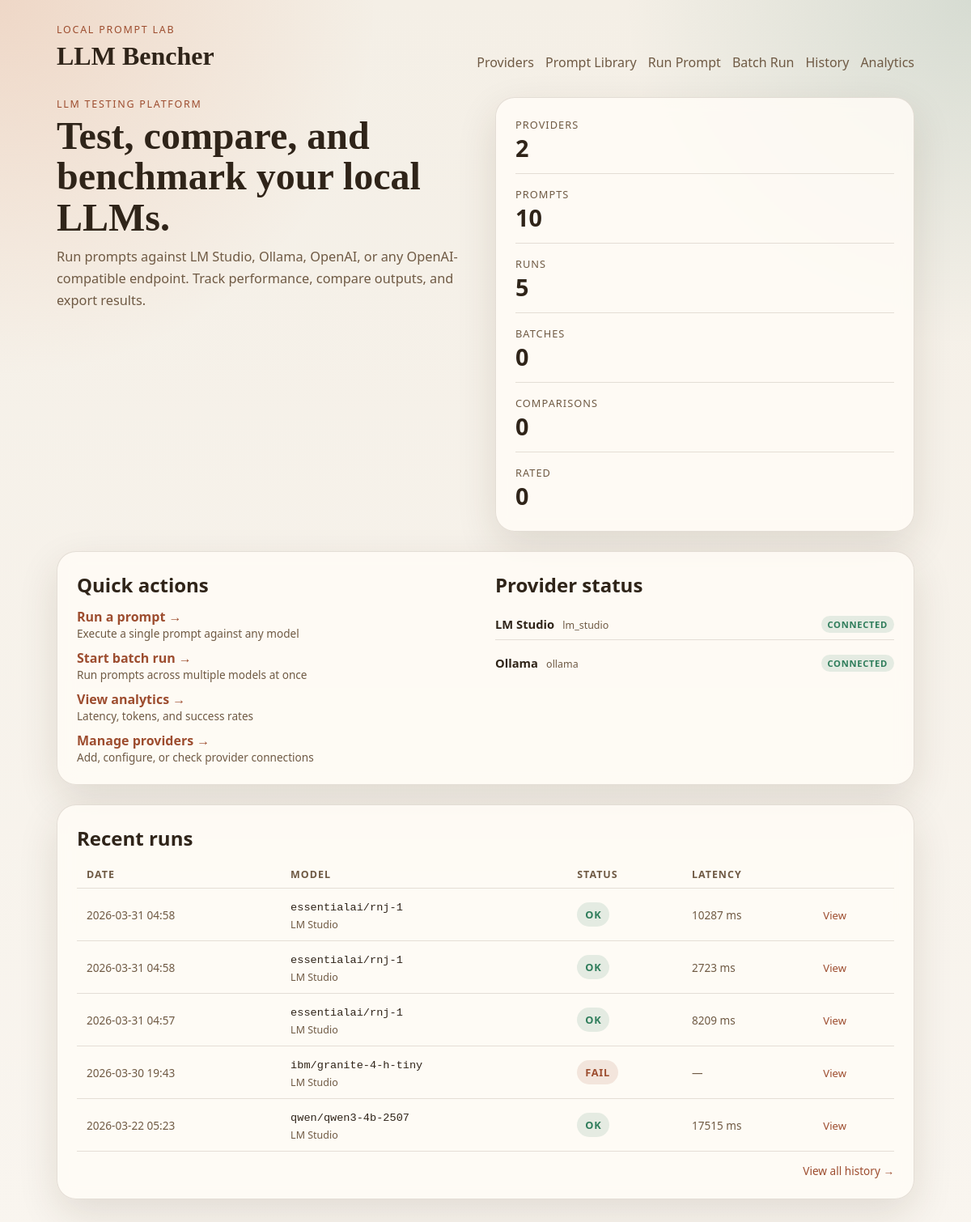
Before: / with the older database file.
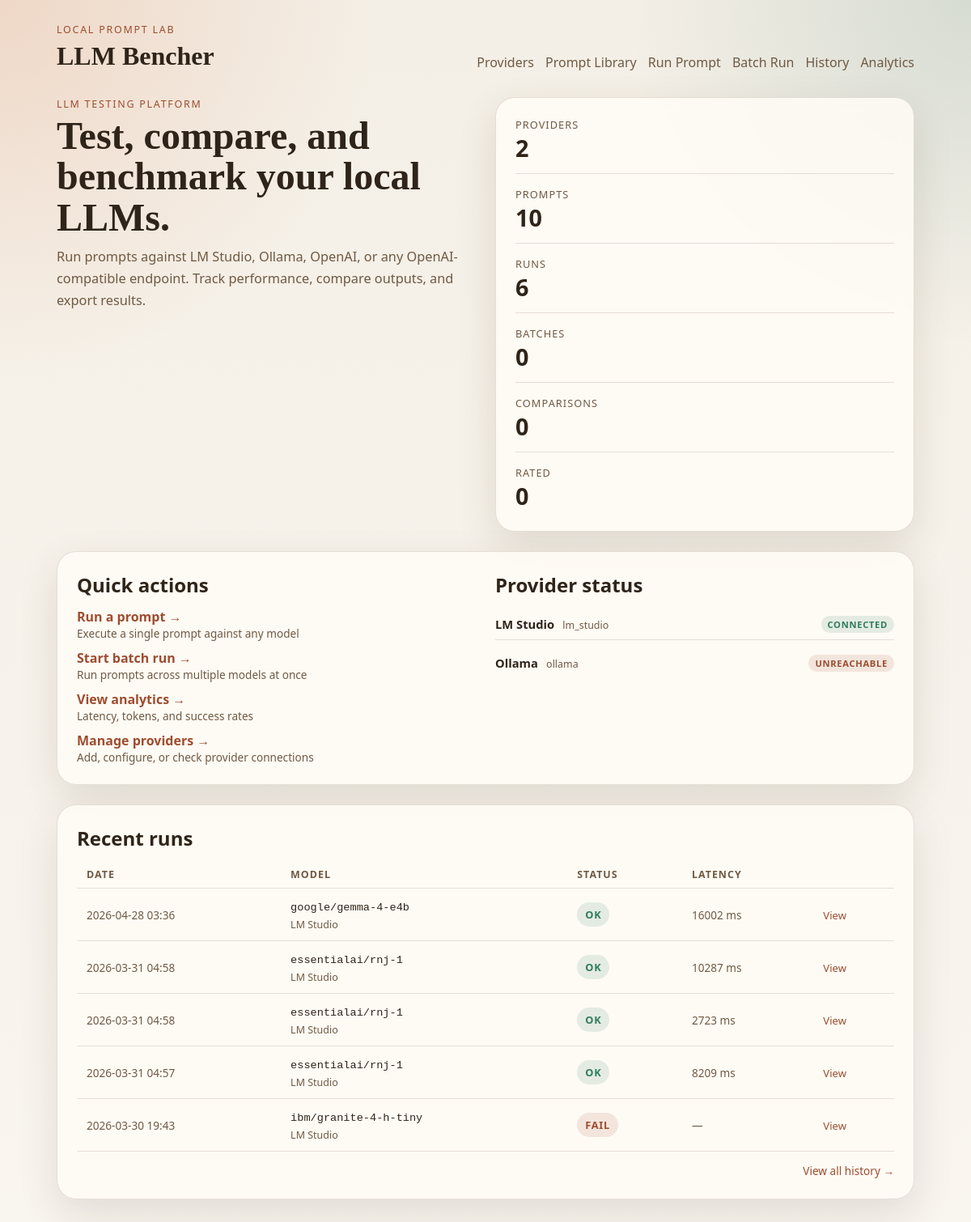
After: the same page with the newer database file.
### llm_bencher/models.py (models this page shows)
class TimestampMixin:
    created_at: Mapped[datetime] = mapped_column(
        DateTime(timezone=True),
        default=utc_now,
        nullable=False,
    )
    updated_at: Mapped[datetime] = mapped_column(
        DateTime(timezone=True),
        default=utc_now,
        onupdate=utc_now,
        nullable=False,
    )

class Provider(TimestampMixin, Base):
    __tablename__ = "providers"
    id: Mapped[int] = mapped_column(Integer, primary_key=True)
    slug: Mapped[str] = mapped_column(String(50), unique=True, nullable=False)
    name: Mapped[str] = mapped_column(String(100), nullable=False)
    kind: Mapped[ProviderKind] = mapped_column(Enum(ProviderKind), nullable=False)
    base_url: Mapped[str] = mapped_column(String(255), nullable=False)
    api_key: Mapped[str | None] = mapped_column(String(255))
    is_enabled: Mapped[bool] = mapped_column(Boolean, default=True, nullable=False)
    is_default: Mapped[bool] = mapped_column(Boolean, default=False, nullable=False)
    is_connected: Mapped[bool] = mapped_column(Boolean, default=False, nullable=False)
    last_health_check_at: Mapped[datetime | None] = mapped_column(DateTime(timezone=True))
    last_error: Mapped[str | None] = mapped_column(Text)
    models: Mapped[list["ProviderModel"]] = relationship(
        back_populates="provider",
        cascade="all, delete-orphan",
    )
    runs: Mapped[list["Run"]] = relationship(back_populates="provider")

class Run(TimestampMixin, Base):
    __tablename__ = "runs"
    id: Mapped[int] = mapped_column(Integer, primary_key=True)
    provider_id: Mapped[int] = mapped_column(ForeignKey("providers.id"), nullable=False)
    provider_model_id: Mapped[int | None] = mapped_column(ForeignKey("provider_models.id"))
    prompt_id: Mapped[int | None] = mapped_column(ForeignKey("prompt_definitions.id"))
    batch_id: Mapped[int | None] = mapped_column(ForeignKey("batch_runs.id"))
    status: Mapped[RunStatus] = mapped_column(
        Enum(RunStatus),
        default=RunStatus.PENDING,
        nullable=False,
    )
    model_identifier: Mapped[str] = mapped_column(String(255), nullable=False)
    model_name: Mapped[str | None] = mapped_column(String(255))
    system_prompt: Mapped[str | None] = mapped_column(Text)
    user_prompt: Mapped[str] = mapped_column(Text, nullable=False)
    template_inputs: Mapped[dict[str, Any]] = mapped_column(JSON, default=dict, nullable=False)
    temperature: Mapped[float | None] = mapped_column(Float)
    max_tokens: Mapped[int | None] = mapped_column(Integer)
    started_at: Mapped[datetime | None] = mapped_column(DateTime(timezone=True))
    completed_at: Mapped[datetime | None] = mapped_column(DateTime(timezone=True))
    failure_message: Mapped[str | None] = mapped_column(Text)
    provider: Mapped["Provider"] = relationship(back_populates="runs")
    provider_model: Mapped["ProviderModel"] = relationship(back_populates="runs")
    prompt: Mapped["PromptDefinition"] = relationship(back_populates="runs")
    batch: Mapped["BatchRun | None"] = relationship(back_populates="runs")
    result: Mapped["RunResult"] = relationship(
        back_populates="run",
        cascade="all, delete-orphan",
        uselist=False,
    )
    rating: Mapped["RunRating | None"] = relationship(
        back_populates="run",
        cascade="all, delete-orphan",
        uselist=False,
    )

class RunResult(Base):
    __tablename__ = "run_results"
    id: Mapped[int] = mapped_column(Integer, primary_key=True)
    run_id: Mapped[int] = mapped_column(ForeignKey("runs.id"), unique=True, nullable=False)
    raw_output_text: Mapped[str] = mapped_column(Text, nullable=False)
    response_metadata: Mapped[dict[str, Any]] = mapped_column(JSON, default=dict, nullable=False)
    latency_ms: Mapped[int | None] = mapped_column(Integer)
    prompt_tokens: Mapped[int | None] = mapped_column(Integer)
    completion_tokens: Mapped[int | None] = mapped_column(Integer)
    total_tokens: Mapped[int | None] = mapped_column(Integer)
    raw_payload: Mapped[dict[str, Any]] = mapped_column(JSON, default=dict, nullable=False)
    created_at: Mapped[datetime] = mapped_column(
        DateTime(timezone=True),
        default=utc_now,
        nullable=False,
    )
    run: Mapped["Run"] = relationship(back_populates="result")

### llm_bencher/web/routes.py (the view)
@router.get("/", response_class=HTMLResponse)
def home(request: Request) -> HTMLResponse:
    session_factory = request.app.state.session_factory
    with session_factory() as session:
        counts = _summary_counts(session)
        recent_runs = session.scalars(
            select(Run)
            .options(
                selectinload(Run.provider),
                selectinload(Run.result),
            )
            .order_by(Run.created_at.desc())
            .limit(5)
        ).all()
        providers = session.scalars(
            select(Provider).order_by(Provider.name)
        ).all()
    return _render(
        request, "home.html",
        counts=counts,
        recent_runs=recent_runs,
        providers=providers,
    )

### llm_bencher/templates/home.html (shortened to what the changed rows need)
{% extends "base.html" %}
{% block content %}
<section class="hero">
  <div>
    <h1>Test, compare, and benchmark your local LLMs.</h1>
  </div>
  <div class="panel stat-grid">
    <article>
      <span class="stat-label">Runs</span>
      <strong>{{ counts.runs }}</strong>
    </article>
  </div>
</section>
<section class="panel section-grid">
  <article>
    <h2>Quick actions</h2>
  </article>
  <article>
    <h2>Provider status</h2>
    {% if providers %}
    <ul style="list-style:none;padding:0;margin:0;">
      {% for p in providers %}
      <li style="display:flex;justify-content:space-between;align-items:center;padding:8px 0;{% if not loop.last %}border-bottom:1px solid var(--border);{% endif %}">
        <div>
          <strong style="font-size:0.92rem;">{{ p.name }}</strong>
          <span style="font-size:0.78rem;color:var(--muted);margin-left:6px;">{{ p.kind.value }}</span>
        </div>
        <div>
          {% if p.is_connected %}
          <span class="badge badge-ready" style="font-size:0.7rem;padding:3px 8px;">Connected</span>
          {% elif p.last_health_check_at %}
          <span class="badge badge-error" style="font-size:0.7rem;padding:3px 8px;">Unreachable</span>
          {% else %}
          <span class="badge badge-muted" style="font-size:0.7rem;padding:3px 8px;">Not checked</span>
          {% endif %}
        </div>
      </li>
      {% endfor %}
    </ul>
    {% else %}
    <p style="color:var(--muted);font-size:0.9rem;">No providers configured.</p>
    {% endif %}
  </article>
</section>
{% if recent_runs %}
<section class="panel">
  <h2>Recent runs</h2>
  <table style="width:100%;border-collapse:collapse;">
    <thead>
      <tr style="border-bottom:1px solid var(--border);text-align:left;">
        <th style="padding:8px 12px;font-size:0.78rem;text-transform:uppercase;letter-spacing:0.08em;color:var(--muted);">Date</th>
        <th style="padding:8px 12px;font-size:0.78rem;text-transform:uppercase;letter-spacing:0.08em;color:var(--muted);">Model</th>
        <th style="padding:8px 12px;font-size:0.78rem;text-transform:uppercase;letter-spacing:0.08em;color:var(--muted);">Status</th>
        <th style="padding:8px 12px;font-size:0.78rem;text-transform:uppercase;letter-spacing:0.08em;color:var(--muted);">Latency</th>
        <th style="padding:8px 12px;"></th>
      </tr>
    </thead>
    <tbody>
      {% for run in recent_runs %}
      <tr style="border-bottom:1px solid var(--border);">
        <td style="padding:10px 12px;font-size:0.85rem;color:var(--muted);">{{ run.created_at.strftime("%Y-%m-%d %H:%M") }}</td>
        <td style="padding:10px 12px;">
          <code style="font-size:0.85rem;">{{ run.model_name or run.model_identifier }}</code>
          {% if run.provider %}<br><span style="font-size:0.78rem;color:var(--muted);">{{ run.provider.name }}</span>{% endif %}
        </td>
        <td style="padding:10px 12px;">
          {% if run.status.value == "succeeded" %}
          <span class="badge badge-ready">OK</span>
          {% elif run.status.value == "failed" %}
          <span class="badge badge-error">Fail</span>
          {% else %}
          <span class="badge badge-muted">{{ run.status.value | capitalize }}</span>
          {% endif %}
        </td>
        <td style="padding:10px 12px;font-size:0.85rem;color:var(--muted);">
          {% if run.result and run.result.latency_ms is not none %}{{ run.result.latency_ms }} ms{% else %}&mdash;{% endif %}
        </td>
        <td style="padding:10px 12px;">
          <a href="{{ url_for('run_detail_page', run_id=run.id) }}" style="font-size:0.82rem;color:var(--accent);text-decoration:none;">View</a>
        </td>
      </tr>
      {% endfor %}
    </tbody>
  </table>
</section>
{% endif %}
{% endblock %}

Changed rows visible on the page:
no longer on this page (row unchanged): Run: created_at "2026-03-22 05:23", model_name "qwen/qwen3-4b-2507", provider.name "LM Studio", status "OK", result.latency_ms "17515"
changed Provider "Ollama": is_connected "CONNECTED" → "UNREACHABLE"
added Run: created_at "2026-04-28 03:36", model_name "google/gemma-4-e4b", provider.name "LM Studio", status "OK", result.latency_ms "16002"
Other visible differences:
{{ counts.runs }}: "5" → "6"
